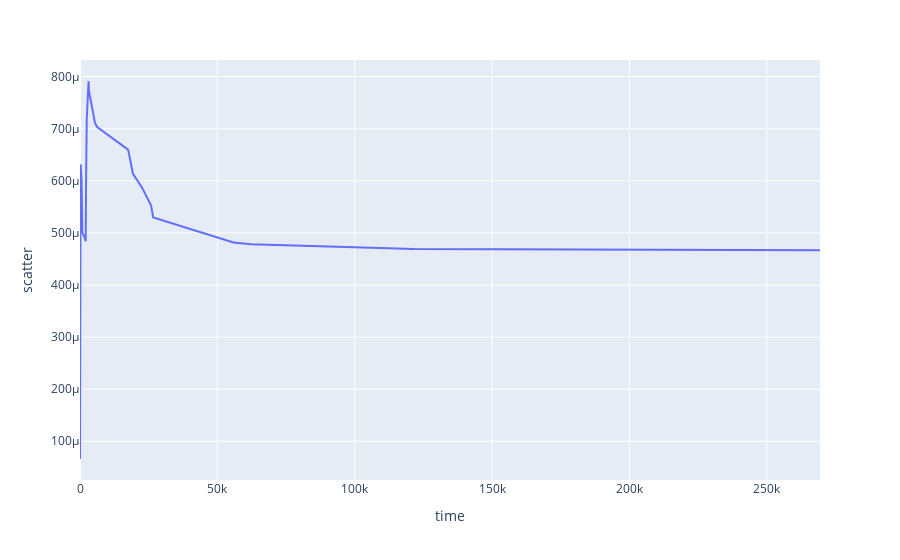

Notebook code for this chart:
### Code cell
px.line(df_log, x='time', y='scatter', log_x=False, log_y=False)

### Figure 1 — Plotly figure (JSON) as saved in the notebook; plotly's stock layout.template omitted (floating-point values rounded to 4 significant figures)
{"data": [{"hovertemplate": "time=%{x}<br>scatter=%{y}<extra></extra>", "legendgroup": "", "line": {"color": "#636efa", "dash": "solid"}, "marker": {"symbol": "circle"}, "mode": "lines", "name": "", "orientation": "v", "showlegend": false, "type": "scatter", "x": [0, 214, 586, 851, 1701, 2072, 2206, 2449, 3124, 3266, 5157, 5422, 6357, 17514, 19284, 22496, 25859, 26671, 55881, 62289, 121550, 175137, 198321, 228002, 269381], "xaxis": "x", "y": [6.601e-05, 0.0006318, 0.000601, 0.0005006, 0.0004912, 0.0004841, 0.000596, 0.0007173, 0.0007917, 0.0007724, 0.0007196, 0.0007111, 0.0007027, 0.0006599, 0.0006133, 0.0005879, 0.000553, 0.0005296, 0.0004818, 0.0004784, 0.0004692, 0.0004683, 0.0004674, 0.000467, 0.000467], "yaxis": "y"}], "layout": {"legend": {"tracegroupgap": 0}, "margin": {"t": 60}, "xaxis": {"anchor": "y", "domain": [0, 1], "title": {"text": "time"}}, "yaxis": {"anchor": "x", "domain": [0, 1], "title": {"text": "scatter"}}}}
